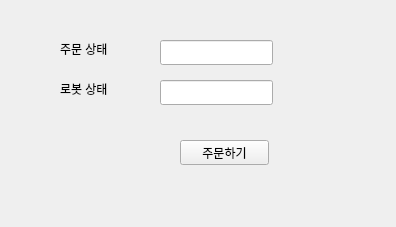
<?xml version="1.0" encoding="UTF-8"?>
<ui version="4.0">
 <class>Form</class>
 <widget class="QWidget" name="Form">
  <property name="geometry">
   <rect>
    <x>0</x>
    <y>0</y>
    <width>396</width>
    <height>227</height>
   </rect>
  </property>
  <property name="windowTitle">
   <string>Form</string>
  </property>
  <widget class="QLabel" name="status_label">
   <property name="geometry">
    <rect>
     <x>60</x>
     <y>40</y>
     <width>67</width>
     <height>17</height>
    </rect>
   </property>
   <property name="text">
    <string>주문 상태</string>
   </property>
  </widget>
  <widget class="QLineEdit" name="status_line">
   <property name="geometry">
    <rect>
     <x>160</x>
     <y>40</y>
     <width>113</width>
     <height>25</height>
    </rect>
   </property>
  </widget>
  <widget class="QPushButton" name="order_btn">
   <property name="geometry">
    <rect>
     <x>180</x>
     <y>140</y>
     <width>89</width>
     <height>25</height>
    </rect>
   </property>
   <property name="text">
    <string>주문하기</string>
   </property>
  </widget>
  <widget class="QLabel" name="robot_label">
   <property name="geometry">
    <rect>
     <x>60</x>
     <y>80</y>
     <width>67</width>
     <height>17</height>
    </rect>
   </property>
   <property name="text">
    <string>로봇 상태</string>
   </property>
  </widget>
  <widget class="QLineEdit" name="robot_line">
   <property name="geometry">
    <rect>
     <x>160</x>
     <y>80</y>
     <width>113</width>
     <height>25</height>
    </rect>
   </property>
  </widget>
 </widget>
 <resources/>
 <connections/>
</ui>
